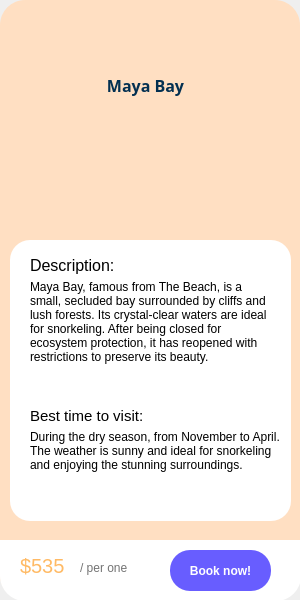
<?xml version="1.0" encoding="UTF-8"?>
<ui version="4.0">
 <class>MainWindow</class>
 <widget class="QMainWindow" name="MainWindow">
  <property name="geometry">
   <rect>
    <x>0</x>
    <y>0</y>
    <width>300</width>
    <height>600</height>
   </rect>
  </property>
  <property name="windowTitle">
   <string>MainWindow</string>
  </property>
  <widget class="QWidget" name="centralwidget">
   <widget class="QWidget" name="widget" native="true">
    <property name="geometry">
     <rect>
      <x>0</x>
      <y>0</y>
      <width>300</width>
      <height>600</height>
     </rect>
    </property>
    <property name="minimumSize">
     <size>
      <width>300</width>
      <height>600</height>
     </size>
    </property>
    <property name="maximumSize">
     <size>
      <width>300</width>
      <height>600</height>
     </size>
    </property>
    <property name="styleSheet">
     <string notr="true">QWidget#widget {
	background-color:rgb(255, 223, 194);
	border-radius: 25px;
}</string>
    </property>
    <widget class="QLabel" name="label">
     <property name="geometry">
      <rect>
       <x>10</x>
       <y>40</y>
       <width>271</width>
       <height>91</height>
      </rect>
     </property>
     <property name="font">
      <font>
       <family>Segoe MDL2 Assets</family>
       <pointsize>12</pointsize>
       <weight>75</weight>
       <italic>false</italic>
       <bold>true</bold>
       <underline>false</underline>
      </font>
     </property>
     <property name="styleSheet">
      <string notr="true">color:rgb(3, 48, 81)</string>
     </property>
     <property name="text">
      <string>Maya Bay</string>
     </property>
     <property name="alignment">
      <set>Qt::AlignCenter</set>
     </property>
     <property name="wordWrap">
      <bool>true</bool>
     </property>
    </widget>
    <widget class="QPushButton" name="pushButton_2">
     <property name="geometry">
      <rect>
       <x>10</x>
       <y>30</y>
       <width>41</width>
       <height>31</height>
      </rect>
     </property>
     <property name="styleSheet">
      <string notr="true">QPushButton {
	background-color:rgb(255, 223, 194);
    border-radius: 20px;
}

QPushButton:hover {
    background-color: rgb(116, 116, 116);
}
</string>
     </property>
     <property name="text">
      <string/>
     </property>
     <property name="icon">
      <iconset>
       <normaloff>../Resource/Images/left arrow.png</normaloff>../Resource/Images/left arrow.png</iconset>
     </property>
     <property name="iconSize">
      <size>
       <width>25</width>
       <height>25</height>
      </size>
     </property>
    </widget>
    <widget class="QFrame" name="hoverFrame">
     <property name="geometry">
      <rect>
       <x>10</x>
       <y>240</y>
       <width>281</width>
       <height>281</height>
      </rect>
     </property>
     <property name="styleSheet">
      <string notr="true">background-color:rgb(255, 255, 255);
border-radius: 20px;</string>
     </property>
     <property name="frameShape">
      <enum>QFrame::StyledPanel</enum>
     </property>
     <property name="frameShadow">
      <enum>QFrame::Raised</enum>
     </property>
     <widget class="QLabel" name="label_3">
      <property name="geometry">
       <rect>
        <x>20</x>
        <y>10</y>
        <width>141</width>
        <height>31</height>
       </rect>
      </property>
      <property name="font">
       <font>
        <pointsize>12</pointsize>
       </font>
      </property>
      <property name="text">
       <string>Description:</string>
      </property>
     </widget>
     <widget class="QLabel" name="label_4">
      <property name="geometry">
       <rect>
        <x>20</x>
        <y>40</y>
        <width>241</width>
        <height>131</height>
       </rect>
      </property>
      <property name="font">
       <font>
        <pointsize>9</pointsize>
       </font>
      </property>
      <property name="text">
       <string>Maya Bay, famous from The Beach, is a small, secluded bay surrounded by cliffs and lush forests. Its crystal-clear waters are ideal for snorkeling. After being closed for ecosystem protection, it has reopened with restrictions to preserve its beauty.</string>
      </property>
      <property name="alignment">
       <set>Qt::AlignLeading|Qt::AlignLeft|Qt::AlignTop</set>
      </property>
      <property name="wordWrap">
       <bool>true</bool>
      </property>
     </widget>
     <widget class="QLabel" name="label_5">
      <property name="geometry">
       <rect>
        <x>20</x>
        <y>160</y>
        <width>141</width>
        <height>31</height>
       </rect>
      </property>
      <property name="font">
       <font>
        <pointsize>11</pointsize>
       </font>
      </property>
      <property name="text">
       <string>Best time to visit:</string>
      </property>
     </widget>
     <widget class="QLabel" name="label_6">
      <property name="geometry">
       <rect>
        <x>20</x>
        <y>190</y>
        <width>251</width>
        <height>81</height>
       </rect>
      </property>
      <property name="font">
       <font>
        <pointsize>9</pointsize>
       </font>
      </property>
      <property name="text">
       <string>During the dry season, from November to April. The weather is sunny and ideal for snorkeling and enjoying the stunning surroundings.</string>
      </property>
      <property name="alignment">
       <set>Qt::AlignLeading|Qt::AlignLeft|Qt::AlignTop</set>
      </property>
      <property name="wordWrap">
       <bool>true</bool>
      </property>
     </widget>
    </widget>
    <widget class="QLabel" name="label_2">
     <property name="geometry">
      <rect>
       <x>90</x>
       <y>110</y>
       <width>101</width>
       <height>111</height>
      </rect>
     </property>
     <property name="text">
      <string/>
     </property>
     <property name="pixmap">
      <pixmap>../Resource/Images/Beach.png</pixmap>
     </property>
     <property name="scaledContents">
      <bool>true</bool>
     </property>
    </widget>
    <widget class="QFrame" name="hoverFrame_2">
     <property name="geometry">
      <rect>
       <x>0</x>
       <y>540</y>
       <width>301</width>
       <height>61</height>
      </rect>
     </property>
     <property name="styleSheet">
      <string notr="true">border-top-left-radius: 0px; 
border-top-right-radius: 0px;
border-bottom-left-radius: 25px;
border-bottom-right-radius: 25px;
background-color:rgb(255, 255, 255)
</string>
     </property>
     <property name="frameShape">
      <enum>QFrame::StyledPanel</enum>
     </property>
     <property name="frameShadow">
      <enum>QFrame::Raised</enum>
     </property>
     <widget class="QLabel" name="label_7">
      <property name="geometry">
       <rect>
        <x>20</x>
        <y>10</y>
        <width>71</width>
        <height>31</height>
       </rect>
      </property>
      <property name="font">
       <font>
        <pointsize>15</pointsize>
       </font>
      </property>
      <property name="styleSheet">
       <string notr="true">color:rgb(255, 186, 101)</string>
      </property>
      <property name="text">
       <string>$535</string>
      </property>
     </widget>
     <widget class="QPushButton" name="pushButton">
      <property name="geometry">
       <rect>
        <x>170</x>
        <y>10</y>
        <width>101</width>
        <height>41</height>
       </rect>
      </property>
      <property name="font">
       <font>
        <pointsize>9</pointsize>
        <weight>75</weight>
        <bold>true</bold>
       </font>
      </property>
      <property name="styleSheet">
       <string notr="true">QPushButton {
    background-color:rgb(104, 93, 255);
    border-radius: 20px;
	color: white
}

QPushButton:hover {
    background-color: rgb(70, 76, 195);
}
</string>
      </property>
      <property name="text">
       <string>Book now!</string>
      </property>
     </widget>
     <widget class="QLabel" name="label_8">
      <property name="geometry">
       <rect>
        <x>80</x>
        <y>20</y>
        <width>81</width>
        <height>16</height>
       </rect>
      </property>
      <property name="font">
       <font>
        <pointsize>9</pointsize>
       </font>
      </property>
      <property name="styleSheet">
       <string notr="true">color:rgb(115, 115, 115)</string>
      </property>
      <property name="text">
       <string>/ per one</string>
      </property>
     </widget>
    </widget>
   </widget>
  </widget>
 </widget>
 <resources/>
 <connections/>
</ui>
